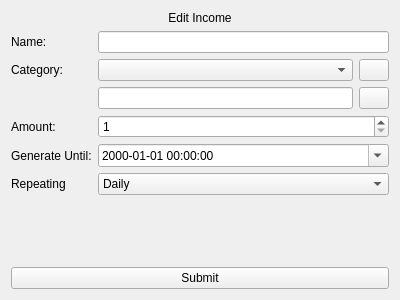
<?xml version="1.0" encoding="UTF-8"?>
<ui version="4.0">
 <class>PeriodicIncomeEditSubPage</class>
 <widget class="QWidget" name="PeriodicIncomeEditSubPage">
  <property name="geometry">
   <rect>
    <x>0</x>
    <y>0</y>
    <width>400</width>
    <height>300</height>
   </rect>
  </property>
  <property name="windowTitle">
   <string>Form</string>
  </property>
  <layout class="QVBoxLayout" name="verticalLayout">
   <item>
    <widget class="QLabel" name="EditIncomeLabel">
     <property name="text">
      <string>Edit Income</string>
     </property>
     <property name="alignment">
      <set>Qt::AlignCenter</set>
     </property>
    </widget>
   </item>
   <item>
    <layout class="QFormLayout" name="formLayout">
     <item row="0" column="0">
      <widget class="QLabel" name="label">
       <property name="text">
        <string>Name:</string>
       </property>
      </widget>
     </item>
     <item row="0" column="1">
      <widget class="QLineEdit" name="NameLineEdit"/>
     </item>
     <item row="5" column="0">
      <widget class="QLabel" name="label_2">
       <property name="text">
        <string>Category:</string>
       </property>
      </widget>
     </item>
     <item row="7" column="0">
      <widget class="QLabel" name="label_3">
       <property name="text">
        <string>Amount:</string>
       </property>
      </widget>
     </item>
     <item row="7" column="1">
      <widget class="QSpinBox" name="Amount">
       <property name="minimum">
        <number>1</number>
       </property>
       <property name="maximum">
        <number>100000</number>
       </property>
      </widget>
     </item>
     <item row="8" column="0">
      <widget class="QLabel" name="label_4">
       <property name="text">
        <string>Generate Until:</string>
       </property>
      </widget>
     </item>
     <item row="8" column="1">
      <widget class="QDateEdit" name="GenerateUntil">
       <property name="displayFormat">
        <string>yyyy-MM-dd hh:mm:ss</string>
       </property>
       <property name="calendarPopup">
        <bool>true</bool>
       </property>
      </widget>
     </item>
     <item row="5" column="1">
      <layout class="QHBoxLayout" name="CategoryLayout">
       <item>
        <widget class="QComboBox" name="Category"/>
       </item>
       <item>
        <widget class="QPushButton" name="NewCategoryButton">
         <property name="maximumSize">
          <size>
           <width>30</width>
           <height>16777215</height>
          </size>
         </property>
         <property name="text">
          <string/>
         </property>
         <property name="icon">
          <iconset resource="../../../../resources.qrc">
           <normaloff>:/Icons/Icons/baseline_add_black_24dp.png</normaloff>:/Icons/Icons/baseline_add_black_24dp.png</iconset>
         </property>
        </widget>
       </item>
      </layout>
     </item>
     <item row="6" column="1">
      <layout class="QHBoxLayout" name="CategoryEditLayout">
       <item>
        <widget class="QLineEdit" name="NewCategoryName"/>
       </item>
       <item>
        <widget class="QPushButton" name="NewCategorySaveButton">
         <property name="maximumSize">
          <size>
           <width>30</width>
           <height>16777215</height>
          </size>
         </property>
         <property name="text">
          <string/>
         </property>
         <property name="icon">
          <iconset resource="../../../../resources.qrc">
           <normaloff>:/Icons/Icons/baseline_done_black_24dp.png</normaloff>:/Icons/Icons/baseline_done_black_24dp.png</iconset>
         </property>
        </widget>
       </item>
      </layout>
     </item>
     <item row="9" column="0">
      <widget class="QLabel" name="RepeatLabel">
       <property name="text">
        <string>Repeating</string>
       </property>
      </widget>
     </item>
     <item row="9" column="1">
      <widget class="QComboBox" name="RepeatSelect">
       <item>
        <property name="text">
         <string>Daily</string>
        </property>
       </item>
       <item>
        <property name="text">
         <string>Weekly</string>
        </property>
       </item>
       <item>
        <property name="text">
         <string>Monthly</string>
        </property>
       </item>
       <item>
        <property name="text">
         <string>Annually</string>
        </property>
       </item>
      </widget>
     </item>
    </layout>
   </item>
   <item>
    <spacer name="verticalSpacer">
     <property name="orientation">
      <enum>Qt::Vertical</enum>
     </property>
     <property name="sizeHint" stdset="0">
      <size>
       <width>20</width>
       <height>97</height>
      </size>
     </property>
    </spacer>
   </item>
   <item>
    <widget class="QPushButton" name="SubmitButton">
     <property name="text">
      <string>Submit</string>
     </property>
     <property name="icon">
      <iconset resource="../../../../resources.qrc">
       <normaloff>:/Icons/Icons/baseline_check_circle_black_24dp.png</normaloff>:/Icons/Icons/baseline_check_circle_black_24dp.png</iconset>
     </property>
     <property name="iconSize">
      <size>
       <width>30</width>
       <height>22</height>
      </size>
     </property>
    </widget>
   </item>
  </layout>
 </widget>
 <resources>
  <include location="../../../../resources.qrc"/>
 </resources>
 <connections/>
</ui>
